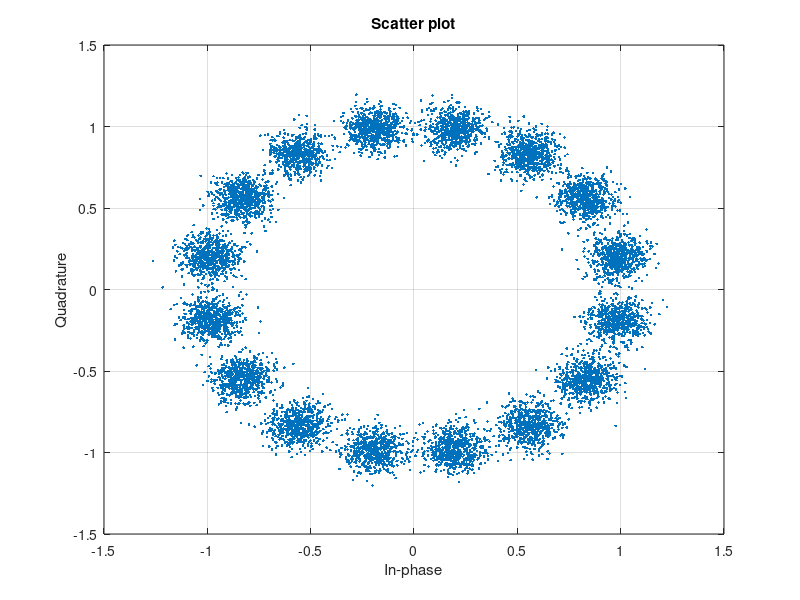

This figure's MATLAB source: (Note: this script raises an error after producing the figure.)
close all; clear;

N=64;
T = 0.25e-6;
nullpos = [29, 30, 31, 32, 33, 34] + 1; %matlab indexa desde 1
prefix_redundancy = 0.09375; % 9.375%
Lc = round(prefix_redundancy * N);

OF = 10;
Fs = OF / T;

% random QPSK data symbols to modulate with OFDM
rng(2025);                              % Set seed for reproducibility
M = 16;
dataSymbols = randi([0 M-1], 10000, 1); % Generate 10000 random 16 QAM symbols
txSig = pskmod(dataSymbols, M, pi/M); % 16 QAM modulation
scatterplot(awgn(txSig,20));
hold on; grid on;

data = txSig.';

[x, u, w] = OFDMmod(data, N, Lc, OF, nullpos);

% Define multipath channel htilde(t)
% h_tilde(t) = sum of Dirac deltas at specified delays
tau = [0, 2*T, 3*T, 4*T];              % Delays in seconds
alpha = [1, 0.7, 0.4, 0.5];            % Amplitudes
phi = [0, -pi/2, pi/4, pi/2];          % Phases

% Convert to complex channel taps
h_tilde = alpha .* exp(1j * phi);

% Convert delays to sample indices at rate Fs
delay_samples = round(tau * Fs);

% Create discrete-time channel impulse response
max_delay = max(delay_samples);
h_tilde_discrete = zeros(1, max_delay + 1);
for i = 1:length(tau)
    h_tilde_discrete(delay_samples(i) + 1) = h_tilde(i);
end

%% Generate received signal z(t) at receiver (no noise)
% z(t) = x(t) * h_tilde(t)

z = conv(x, h_tilde_discrete);

% The signal z has length: length(x) + length(h_tilde_discrete) - 1
fprintf('Length of transmitted signal x: %d samples\n', length(x));
fprintf('Length of channel h_tilde: %d samples\n', length(h_tilde_discrete));
fprintf('Length of received signal z: %d samples\n', length(z));
